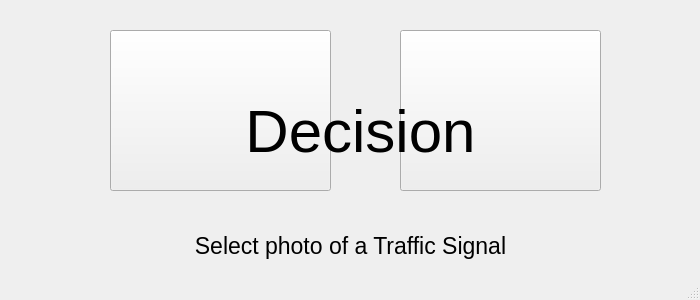
<?xml version="1.0" encoding="UTF-8"?>
<ui version="4.0">
 <class>Choose</class>
 <widget class="QMainWindow" name="Choose">
  <property name="geometry">
   <rect>
    <x>0</x>
    <y>0</y>
    <width>700</width>
    <height>300</height>
   </rect>
  </property>
  <property name="contextMenuPolicy">
   <enum>Qt::NoContextMenu</enum>
  </property>
  <property name="acceptDrops">
   <bool>true</bool>
  </property>
  <property name="windowTitle">
   <string/>
  </property>
  <property name="windowIcon">
   <iconset>
    <normaloff>unnamed.png</normaloff>unnamed.png</iconset>
  </property>
  <widget class="QWidget" name="centralwidget">
   <widget class="QPushButton" name="pushButton">
    <property name="geometry">
     <rect>
      <x>110</x>
      <y>30</y>
      <width>221</width>
      <height>161</height>
     </rect>
    </property>
    <property name="text">
     <string/>
    </property>
    <property name="icon">
     <iconset>
      <normaloff>traffic.jpg</normaloff>traffic.jpg</iconset>
    </property>
    <property name="iconSize">
     <size>
      <width>500</width>
      <height>500</height>
     </size>
    </property>
    <property name="checkable">
     <bool>true</bool>
    </property>
   </widget>
   <widget class="QPushButton" name="pushButton_2">
    <property name="geometry">
     <rect>
      <x>400</x>
      <y>30</y>
      <width>201</width>
      <height>161</height>
     </rect>
    </property>
    <property name="text">
     <string/>
    </property>
    <property name="icon">
     <iconset>
      <normaloff>traffic 1.jpg</normaloff>traffic 1.jpg</iconset>
    </property>
    <property name="iconSize">
     <size>
      <width>500</width>
      <height>500</height>
     </size>
    </property>
    <property name="checkable">
     <bool>true</bool>
    </property>
   </widget>
   <widget class="QLabel" name="label">
    <property name="geometry">
     <rect>
      <x>10</x>
      <y>210</y>
      <width>681</width>
      <height>71</height>
     </rect>
    </property>
    <property name="font">
     <font>
      <pointsize>17</pointsize>
     </font>
    </property>
    <property name="text">
     <string>Select photo of a Traffic Signal</string>
    </property>
    <property name="scaledContents">
     <bool>true</bool>
    </property>
    <property name="alignment">
     <set>Qt::AlignCenter</set>
    </property>
   </widget>
   <widget class="QLabel" name="label_2">
    <property name="geometry">
     <rect>
      <x>30</x>
      <y>80</y>
      <width>661</width>
      <height>101</height>
     </rect>
    </property>
    <property name="font">
     <font>
      <pointsize>45</pointsize>
     </font>
    </property>
    <property name="text">
     <string>Decision</string>
    </property>
    <property name="scaledContents">
     <bool>true</bool>
    </property>
    <property name="alignment">
     <set>Qt::AlignCenter</set>
    </property>
   </widget>
  </widget>
  <widget class="QStatusBar" name="statusbar"/>
 </widget>
 <resources/>
 <connections/>
</ui>
